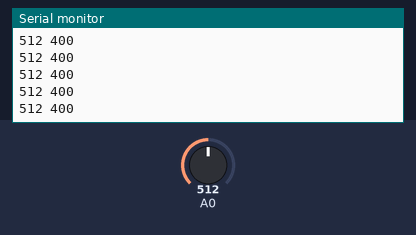
The sketch below on a simulated Arduino Uno, built with avr-gcc and run on an emulated ATmega328P. On the bench: the last lines printed to the serial monitor. Inputs (shaded band) come from the test bench; at power-on: A0 = 512.

Above: at 2.3 s.
2.4 s: A0 set to 716
At 3.0 s:
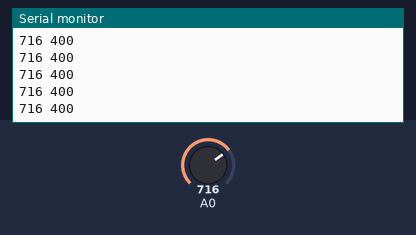
3.9 s: A0 set to 900
At 4.8 s:
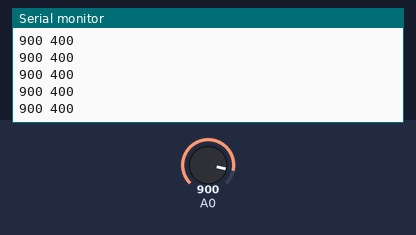
Timing chart, 0 to 6.9 s (numbered marks = the images above; inputs shaded):
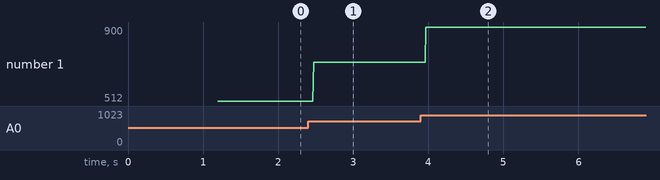

Measured:
- after the input at 2.4 s, the serial monitor: prints a new line after 0.07 s (image 1)
- after the input at 3.9 s, the serial monitor: prints a new line after 0.07 s (image 2)
- plotted number 1: 512 → 716 after the input at 2.4 s, 716 → 900 after the input at 3.9 s

The sketch:

wavefornano.ino
```cpp
#include <Adafruit_SSD1306.h>
#include <Adafruit_GFX.h>


#include <Wire.h>
#include <SPI.h>
#include <EEPROM.h>


void setup() {
  analogReference (EXTERNAL);
  Serial.begin(9600);


  Serial.println(F("##########################################################################################"));
  Serial.println(F("### CosmicWatch: The Desktop Muon Detector"));
  Serial.println(F("### Questions? saxani@mit.edu"));
  Serial.println(F("### Comp_date Comp_time Event Ardn_time[ms] ADC[0-1023] SiPM[mV] Deadtime[ms] Temp[C] Name"));
  Serial.println(F("##########################################################################################"));


  delay(900);
  //Timer1.initialize(TIMER_INTERVAL);             // Initialise timer 1
 // Timer1.attachInterrupt(timerIsr);              // attach the ISR routine

}
int count = 0;
void loop()
{
  while (1){
    int adc = analogRead(A0);
    if (adc >=100){ Serial.println((String)adc+" "+400);count = 0;}
    else{count++;
    if(count%960==0)Serial.println((String)adc+" "+400);}

    }
}
```
